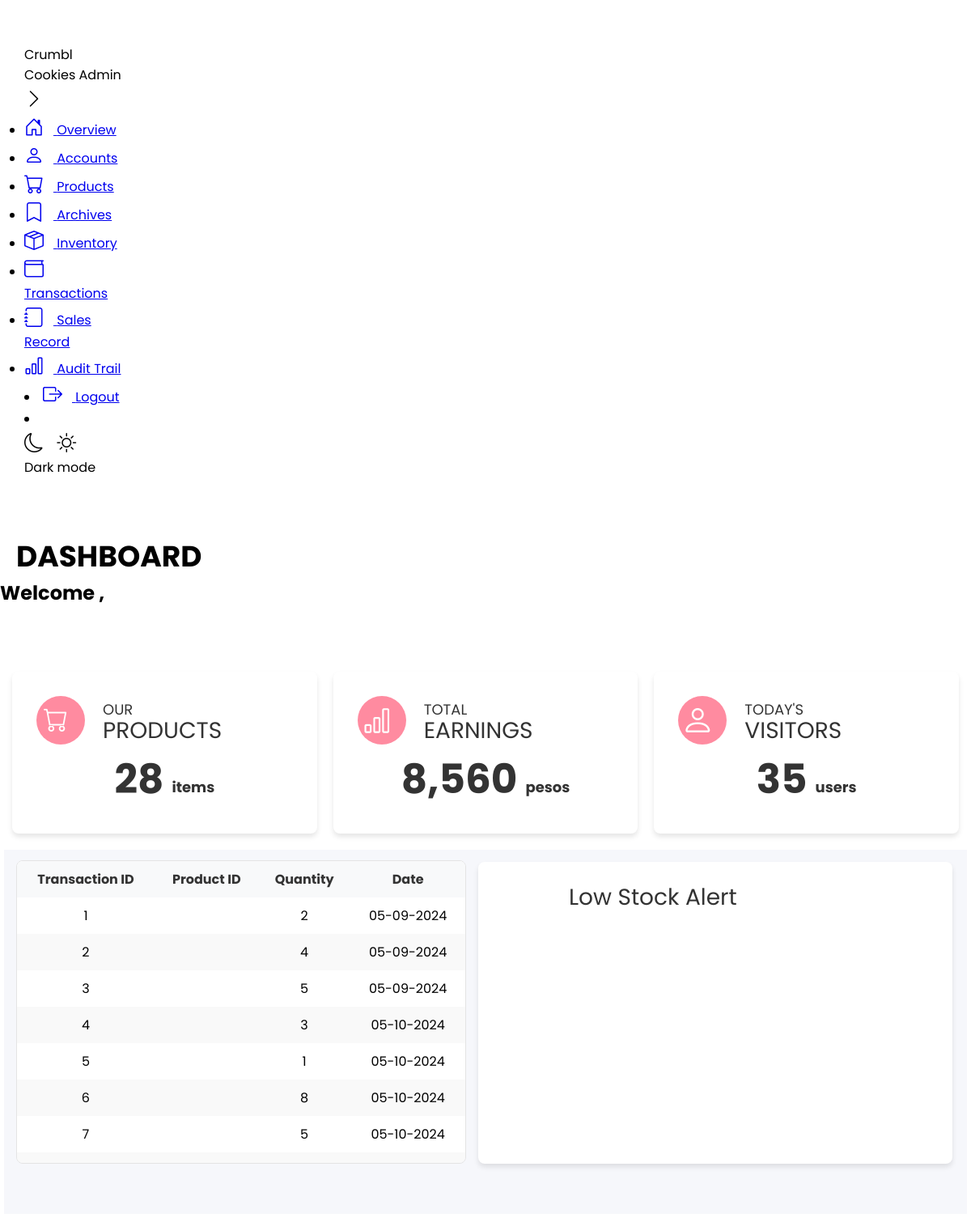
The app's page /admin-overview.php, older data.
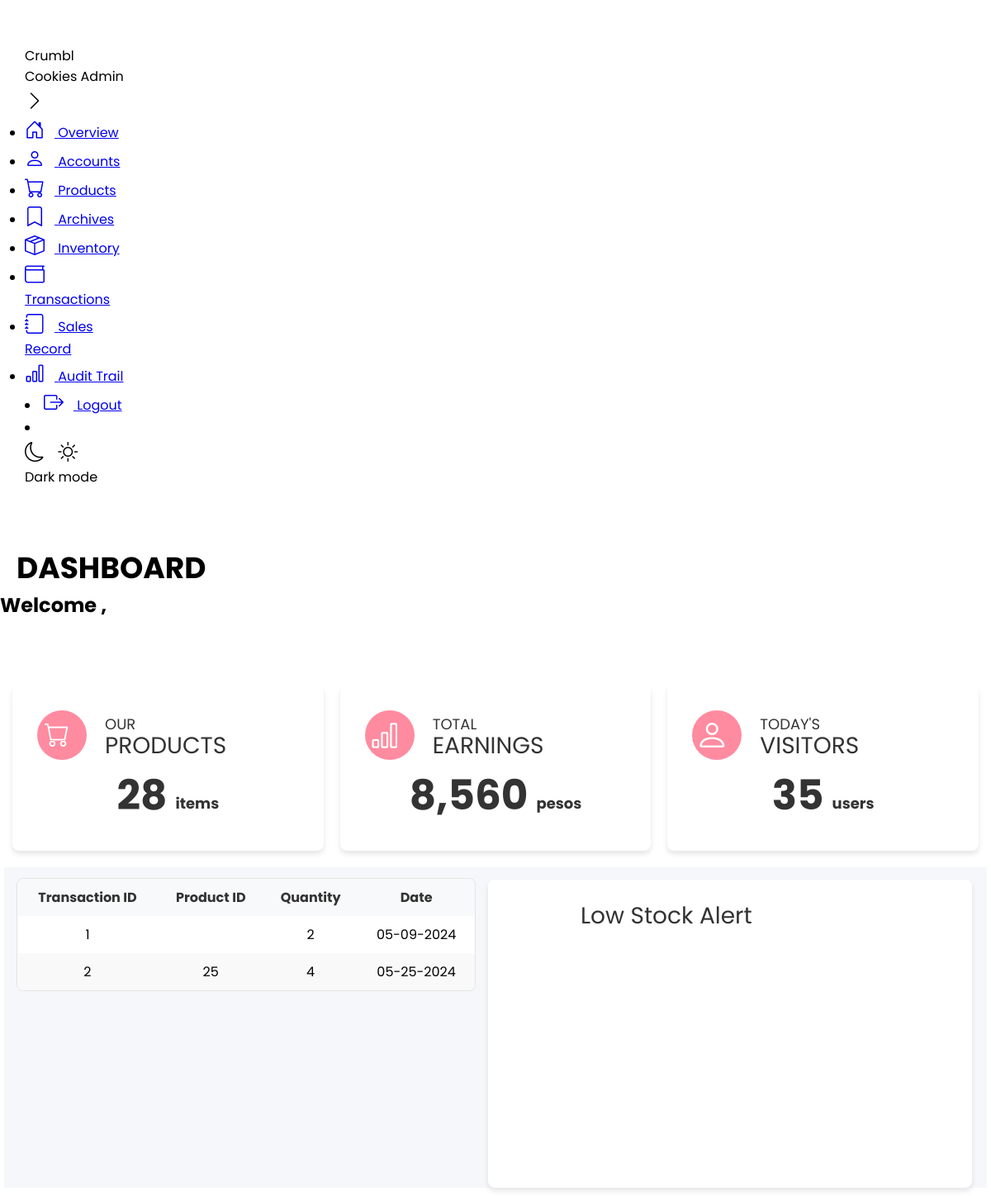
The same page, newer data.
### tables this page shows
CREATE TABLE `transaction_table` (
  `transaction_id` int(11) NOT NULL,
  `product_id` int(11) DEFAULT NULL,
  `quantity_sold` int(11) DEFAULT NULL,
  `transaction_date` varchar(45) DEFAULT NULL,
  PRIMARY KEY (`transaction_id`),
  KEY `product_id` (`product_id`),
  CONSTRAINT `product_id` FOREIGN KEY (`product_id`) REFERENCES `product_table` (`product_id`) ON DELETE NO ACTION ON UPDATE NO ACTION
);

### admin-overview.php (the view, shortened to what this page needs)
<!DOCTYPE html>
<html lang="en">
<head>
  <link rel="stylesheet" href="style.css">
  <link href="https://cdnjs.cloudflare.com/ajax/libs/bootstrap-icons/1.8.3/font/bootstrap-icons.min.css" rel="stylesheet">
</head>
<body>
<?php
    $fullname = $_SESSION['full_name'];
    $type = $_SESSION['role'];
?>
<nav class="sidebar close">
    <header>
      <div class="image-text">
        <div class="text logo-text">
          <span class="name">Crumbl Cookies</span>
          <span class="profession">Admin</span>
        </div>
      </div>
      <i class="bi bi-chevron-right toggle"></i>
    </header>
    <div class="menu-bar">
      <div class="menu">
        <ul class="menu-links">
          <li class="nav-link">
            <a href="admin-overview.php">
              <i class="bi bi-house-door icon"></i>
              <span class="text nav-text">Overview</span>
            </a>
          </li>
          <li class="nav-link">
            <a href="accounts.php">
              <i class="bi bi-person icon"></i>
              <span class="text nav-text">Accounts</span>
            </a>
          </li>
          <li class="nav-link">
            <a href="products.php">
              <i class="bi bi-cart icon"></i>
              <span class="text nav-text">Products</span>
            </a>
          </li>
          <li class="nav-link">
            <a href="archives.php">
              <i class="bi bi-bookmark icon"></i>
              <span class="text nav-text">Archives</span>
            </a>
          </li>
          <li class="nav-link">
            <a href="inventory.php">
              <i class="bi bi-box-seam icon"></i>
              <span class="text nav-text">Inventory</span>
            </a>
          </li>
          <li class="nav-link">
            <a href="transactions.php">
              <i class="bi bi-wallet icon"></i>
              <span class="text nav-text">Transactions</span>
            </a>
          </li>
          <li class="nav-link">
            <a href="salesrecord.php">
              <i class="bi bi-journal icon"></i>
              <span class="text nav-text">Sales Record</span>
            </a>
          </li>
          <li class="nav-link">
            <a href="audittrail.php">
              <i class="bi bi-bar-chart icon"></i>
              <span class="text nav-text">Audit Trail</span>
            </a>
          </li>
        </ul>
      </div>
      <div class="bottom-content">
        <li>
          <a href="logout.php">
            <i class="bi bi-box-arrow-right icon"></i>
            <span class="text nav-text">Logout</span>
          </a>
        </li>
        <li class="mode">
          <div class="sun-moon">
            <i class="bi bi-moon icon moon"></i>
            <i class="bi bi-sun icon sun"></i>
          </div>
          <span class="mode-text text">Dark mode</span>
        </li>
      </div>
    </div>
  </nav>
  <section class="home">
  <div class="text">
    <div class="dashboard-text">DASHBOARD</div>
    <h1> Welcome <?php echo $type.", ".$fullname ?> </h1>
  </div>
  <div class="top-container">
  <div class="top-box">
  <div class="circle">
    <i class="bi bi-cart" style="color: #fff; font-size: 30px; margin-top: 2px; margin-left: 0px;"></i>
  </div>
  <div class="product-text">
    <span class="small-text">OUR</span><br>
    <span class="large-text">PRODUCTS</span>
  </div>
  <div class="product-number">
    <div class="number">28</div>
    <span class="item-text">items</span>
  </div>
</div>
    <div class="top-box">
    <div class="circle">
    <i class="bi bi-bar-chart" style="color: #fff; font-size: 35px; margin-top: 2px; margin-left: 0px;"></i>
  </div>
  <div class="product-text">
    <span class="small-text">TOTAL</span><br>
    <span class="large-text">EARNINGS</span>
  </div>
  <div class="product-number">
    <div class="number">8,560</div>
    <span class="item-text">pesos</span>
  </div>
    </div>
    <div class="top-box">
    <div class="circle">
    <i class="bi bi-person" style="color: #fff; font-size: 40px; margin-top: 2px; margin-left: 0px;"></i>
  </div>
  <div class="product-text">
    <span class="small-text">TODAY'S</span><br>
    <span class="large-text">VISITORS</span>
  </div>
  <div class="product-number">
    <div class="number">35</div>
    <span class="item-text">users</span>
  </div>
    </div>
  </div>
  <div class="middle-container">
  <div class="table-container">
    <?php
      include "dbconnect.php";
      $selectsql = "SELECT * FROM inven_sales";
      if (isset($_POST['search']) && $_POST['search'] != NULL) {
        $searchinput = $_POST['search'];
        $selectsql = "SELECT * FROM transaction_table WHERE transaction_id LIKE '%$searchinput%' OR product_id LIKE '%$searchinput%' OR transaction_date LIKE '%$searchinput%'";
      } else {
        $selectsql = "SELECT * FROM transaction_table";
      }
      $result = $conn->query($selectsql);
      if ($result->num_rows > 0) {
        echo "<div class='table' id='transaction_table'>";
        echo "<div class='table__body'>";
        echo "<table>";
        echo "<thead>";
        echo "<tr>";
        echo "<th>Transaction ID</th>";
        echo "<th>Product ID</th>";
        echo "<th>Quantity</th>";
        echo "<th>Date</span></th>";
        echo "</tr>";
        echo "</thead>";
        echo "<tbody>";
        foreach ($result as $fielddata) {
          echo "<tr>";
          echo "<td>" . $fielddata['transaction_id'] . "</td>";
          echo "<td>" . $fielddata['product_id'] . "</td>";
          echo "<td>" . $fielddata['quantity_sold'] . "</td>";
          echo "<td>" . $fielddata['transaction_date'] . "</td>";
          echo "</tr>";
        }
        echo "</tbody>";
        echo "</table>";
        echo "</div>";
        echo "</div>";
      } else {
        echo "<p>No records found</p>";
      }
    ?>
  </div>
<div class="stock-container">
    <div class="product-text">Low Stock Alert</div>
    </div>
</div>
</section>
</body>
</html>

### style.css (style rules this page uses)
* { margin: 0; padding: 0; box-sizing: border-box; font-family: "Poppins", sans-serif; }
:root { --tran-03: all 0.2s ease; --tran-03: all 0.3s ease; --tran-04: all 0.3s ease; --tran-05: all 0.3s ease; --body-font: "Poppins", sans-serif; --theme-bg: #f6f7fb; --body-color: #333; --button-bg: #fdfbff; --border-color: #000; --delay: 0s; }
html { -webkit-font-smoothing: antialiased; }
.sidebar { width: 15%; height: 100%; padding: 30px; display: flex; flex-direction: column; flex-shrink: 0; transition-duration: 0.2s; overflow-y: auto; overflow-x: hidden; }
.bi { font-size: 1.5rem; margin-right: 0.75rem; }
.circle { position: absolute; top: 30px; left: 30px; height: 60px; width: 60px; background: #ff8ba0; color: #fff; font-size: 1.2rem; border-radius: 50%; display: flex; justify-content: center; align-items: center; }
.small-text { font-size: 18px; font-weight: 400; color: #333; line-height: 0.1rem; }
.large-text { font-size: 28px; font-weight: 600; color: #333; margin-top: 5px; }
.product-number { display: inline-flex; align-items: center; justify-content: center; margin: 10px; }
.number { font-size: 50px; font-weight: bold; color: #333; margin: 0; padding-right: 10px; text-align: right; line-height: 1; margin-top: 10px; }
.item-text { font-size: 18px; color: #333; margin: 0; margin-top: 30px; }
* { margin: 0; padding: 0; box-sizing: border-box; }
.table__body { width: 95%; max-height: calc(89% - 1.6rem); background-color: #ffffff; border: 1px solid #e4e4e4; margin: 0.8rem auto; border-radius: 8px; overflow: auto; }
table { width: 100%; border-collapse: collapse; }
thead th { padding: 1rem; position: sticky; top: 0; background-color: #f8f9fa; cursor: pointer; text-transform: capitalize; color: #343a40; z-index: 2; transition: background-color 0.3s ease, color 0.3s ease; }
tbody tr:nth-child(even) { background-color: #f8f9fa; }
tbody tr td { padding: 1rem; transition: background-color 0.2s ease; }

### admin-overview.php (style rules this page uses)
.top-container, .bottom-container { width: calc(100% - 10px); display: flex; justify-content: center; margin: 10px auto; flex: 1; }
.top-container { margin-top: 70px; }
.middle-container { width: calc(100% - 10px); background-color: #f6f7fb; max-width: 1600px; margin: 10px auto; display: flex; justify-content: center; flex: 1; }
.top-box { width: 450px; height: 200px; border-radius: 8px; }
.stock-container { width: 706px; margin-right: 18px; height: 373px; border-radius: 8px; margin-top: 15px; padding: 0; justify-content: left; }
.top-box { position: relative; background: white; font-size: 32px; font-weight: 700; text-align: center; box-shadow: 0 4px 6px rgba(0, 0, 0, 0.1); }
.stock-container { background-color: white; font-size: 32px; font-weight: 700; text-align: center; box-shadow: 0 4px 6px rgba(0, 0, 0, 0.1); }
.top-box, .middle-box { border-radius: 8px; margin: 10px; }
.top-box, .middle-box, .stock-container { transition: transform 0.3s ease-out, background-color 0.3s ease-out; }
.dashboard-text { font-size: 36px; font-weight: bold; color: var(--text-color); margin-top: 40px; margin-left: 20px; }
.circle { position: absolute; top: 30px; left: 30px; height: 60px; width: 60px; background: #ff8ba0; color: #fff; font-size: 1.2rem; border-radius: 50%; display: flex; justify-content: center; align-items: center; }
.product-text { font-size: 28px; font-weight: 400; color: #333; margin-left: 7rem; margin-top: 30px; line-height: 1.8rem; text-align: left; }
.small-text { font-size: 18px; font-weight: 400; color: #333; }
.large-text { font-size: 28px; font-weight: 400; color: #333; margin-top: 5px; }
.product-number { display: inline-flex; align-items: center; justify-content: center; margin: 10px; }
.number { font-size: 50px; font-weight: bold; color: #333; margin: 0; padding-right: 10px; text-align: right; line-height: 1; margin-top: 10px; }
.item-text { font-size: 18px; color: #333; margin: 0; margin-top: 30px; }
.table-container { width: 706px; max-width: 900px; height: auto; max-height: 450px; display: flex; margin: 0; padding: 0; }
.table { width: 100%; border-collapse: collapse; }
.table th, .table td { padding: 10px; text-align: center; }
.table th { color: #333; }
.table tbody tr:nth-child(even) { background-color: #f9f9f9; }

Row changes from the older to the newer data that the page shows:
removed transaction_table: transaction_id "3", quantity_sold "5", transaction_date "05-09-2024"
removed transaction_table: transaction_id "4", quantity_sold "3", transaction_date "05-10-2024"
removed transaction_table: transaction_id "5", quantity_sold "1", transaction_date "05-10-2024"
removed transaction_table: transaction_id "6", quantity_sold "8", transaction_date "05-10-2024"
removed transaction_table: transaction_id "7", quantity_sold "5", transaction_date "05-10-2024"
changed transaction_table id 2: product (not shown) → "25"; transaction_date "05-09-2024" → "05-25-2024"
